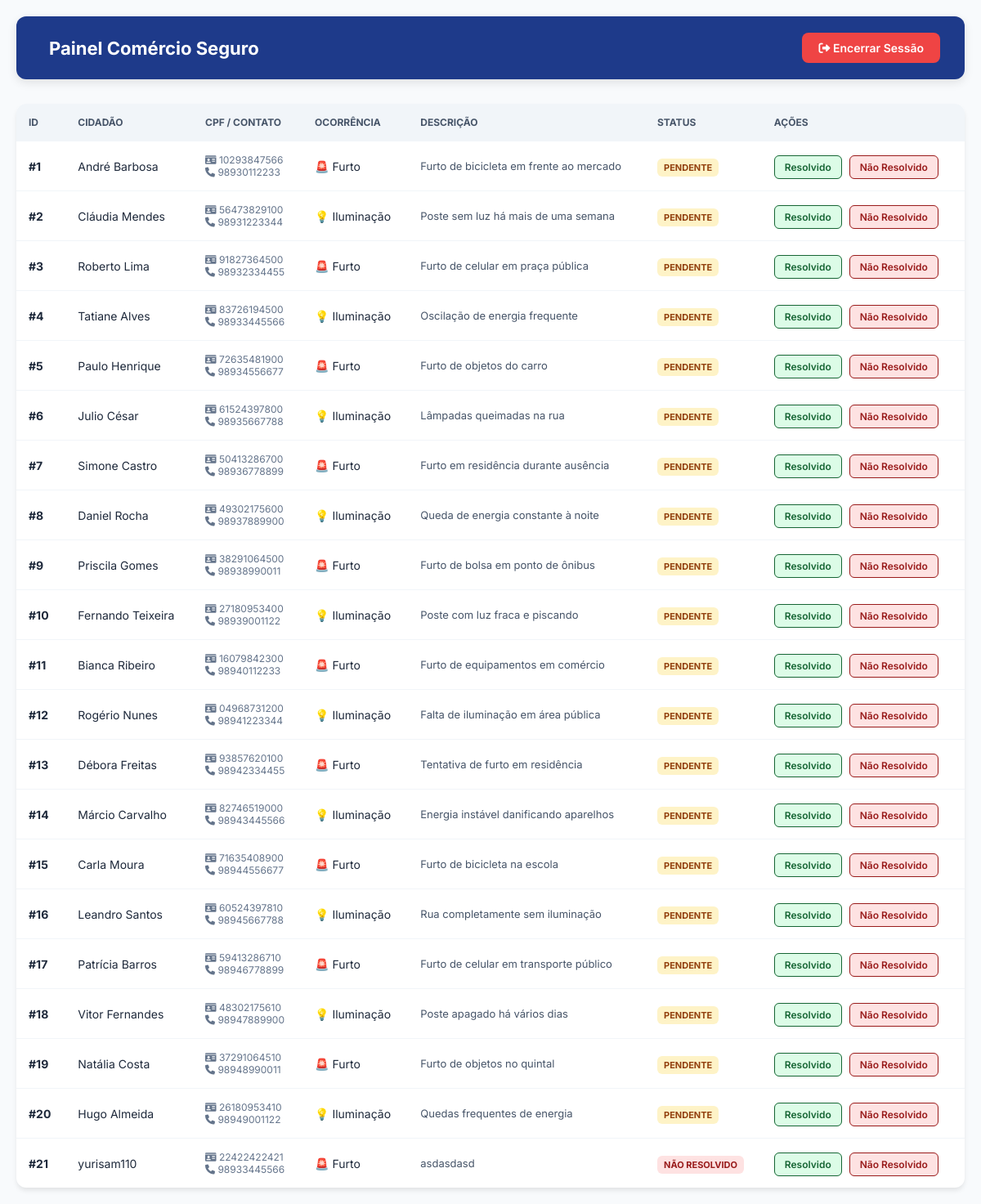
The app's page /dashboard.php (signed in) with its own data.
### tables this page shows
CREATE TABLE `cidadao` (
  `id` int NOT NULL AUTO_INCREMENT,
  `nome` varchar(45) NOT NULL,
  `cpf` varchar(11) NOT NULL,
  `contato` varchar(11) NOT NULL,
  `problema` enum('F','L') DEFAULT NULL,
  `descricao` text,
  `status` enum('Pendente','Resolvido','Não Resolvido') DEFAULT 'Pendente',
  PRIMARY KEY (`id`),
  UNIQUE KEY `cpf` (`cpf`)
);

### dashboard.php (the view, shortened to what this page needs)
<?php
require 'db.php';
?>
<?php
$stmt = $pdo->query("SELECT * FROM cidadao ORDER BY id ASC");
$registros = $stmt->fetchAll(PDO::FETCH_ASSOC);
?>
<!DOCTYPE html>
<html lang="pt-BR">
<head>
    <link rel="stylesheet" href="https://cdnjs.cloudflare.com/ajax/libs/font-awesome/6.0.0/css/all.min.css">
</head>
<body>
<div class="header">
    <h1><i class="fas fa-shield-halved"></i> Painel Comércio Seguro</h1>
    <a href="logout.php" class="btn-sair"><i class="fas fa-right-from-bracket"></i> Encerrar Sessão</a>
</div>
<div class="table-container">
    <table>
        <thead>
            <tr>
                <th>ID</th>
                <th>Cidadão</th>
                <th>CPF / Contato</th>
                <th>Ocorrência</th>
                <th>Descrição</th>
                <th>Status</th>
                <th>Ações</th>
            </tr>
        </thead>
        <tbody>
            <?php foreach ($registros as $row): ?>
            <tr>
                <td><strong>#<?= $row['id'] ?></strong></td>
                <td><?= htmlspecialchars($row['nome']) ?></td>
                <td style="font-size: 12px; color: #64748b;">
                    <i class="fas fa-id-card"></i> <?= htmlspecialchars($row['cpf']) ?><br>
                    <i class="fas fa-phone"></i> <?= htmlspecialchars($row['contato']) ?>
                </td>
                <td>
                    <?php
                        if($row['problema'] == 'F') echo '🚨 Furto';
                        elseif($row['problema'] == 'L') echo '💡 Iluminação';
                        elseif($row['problema'] == 'O') echo '⚠️ Outros';
                        else echo '❓ Indefinido';
                    ?>
                </td>
                <td style="max-width: 300px; color: #475569; font-size: 13px;"><?= nl2br(htmlspecialchars($row['descricao'])) ?></td>
                <td>
                    <?php
                        $class = $row['status'] == 'Resolvido' ? 'status-resolvido' : ($row['status'] == 'Não Resolvido' ? 'status-erro' : 'status-pendente');
                    ?>
                    <span class="badge <?= $class ?>"><?= $row['status'] ?></span>
                </td>
                <td>
                    <a href="atualizar_status.php?id=<?= $row['id'] ?>&status=Resolvido" class="btn-acao res">Resolvido</a>
                    <a href="atualizar_status.php?id=<?= $row['id'] ?>&status=Não Resolvido" class="btn-acao n-res">Não Resolvido</a>
                </td>
            </tr>
            <?php endforeach; ?>
        </tbody>
    </table>
</div>
</body>
</html>

### dashboard.php (style rules this page uses)
body { font-family: 'Inter', sans-serif; background: #f8fafc; margin: 0; padding: 20px; color: #1e293b; }
.header { display: flex; justify-content: space-between; align-items: center; background: #1e3a8a; color: white; padding: 20px 30px; border-radius: 12px; margin-bottom: 30px; box-shadow: 0 4px 12px rgba(0,0,0,0.1); }
.header h1 { margin: 0; font-size: 22px; display: flex; align-items: center; gap: 10px; }
.btn-sair { background: #ef4444; color: white; text-decoration: none; padding: 10px 20px; border-radius: 8px; font-weight: 600; font-size: 14px; transition: 0.3s; }
.table-container { background: white; border-radius: 12px; overflow: hidden; box-shadow: 0 4px 6px -1px rgba(0,0,0,0.1); }
table { width: 100%; border-collapse: collapse; }
th { background: #f1f5f9; color: #475569; font-weight: 700; text-transform: uppercase; font-size: 12px; padding: 15px; text-align: left; }
td { padding: 15px; border-top: 1px solid #f1f5f9; font-size: 14px; }
.badge { padding: 4px 8px; border-radius: 6px; font-size: 11px; font-weight: 700; text-transform: uppercase; }
.status-pendente { background: #fef3c7; color: #92400e; }
.status-erro { background: #fee2e2; color: #991b1b; }
.btn-acao { text-decoration: none; font-size: 12px; font-weight: 600; padding: 6px 12px; border-radius: 6px; transition: 0.2s; margin-right: 5px; }
.res { background: #dcfce7; color: #166534; border: 1px solid #166534; }
.n-res { background: #fee2e2; color: #991b1b; border: 1px solid #991b1b; }

### records on screen
cidadao: id "1", nome "André Barbosa", cpf "10293847566", contato "98930112233", problema "🚨 Furto", descricao "Furto de bicicleta em frente ao mercado", status "PENDENTE"
cidadao: id "2", nome "Cláudia Mendes", cpf "56473829100", contato "98931223344", problema "💡 Iluminação", descricao "Poste sem luz há mais de uma semana", status "PENDENTE"
cidadao: id "3", nome "Roberto Lima", cpf "91827364500", contato "98932334455", problema "🚨 Furto", descricao "Furto de celular em praça pública", status "PENDENTE"
cidadao: id "4", nome "Tatiane Alves", cpf "83726194500", contato "98933445566", problema "💡 Iluminação", descricao "Oscilação de energia frequente", status "PENDENTE"
cidadao: id "5", nome "Paulo Henrique", cpf "72635481900", contato "98934556677", problema "🚨 Furto", descricao "Furto de objetos do carro", status "PENDENTE"
cidadao: id "6", nome "Julio César", cpf "61524397800", contato "98935667788", problema "💡 Iluminação", descricao "Lâmpadas queimadas na rua", status "PENDENTE"
cidadao: id "7", nome "Simone Castro", cpf "50413286700", contato "98936778899", problema "🚨 Furto", descricao "Furto em residência durante ausência", status "PENDENTE"
cidadao: id "8", nome "Daniel Rocha", cpf "49302175600", contato "98937889900", problema "💡 Iluminação", descricao "Queda de energia constante à noite", status "PENDENTE"
cidadao: id "9", nome "Priscila Gomes", cpf "38291064500", contato "98938990011", problema "🚨 Furto", descricao "Furto de bolsa em ponto de ônibus", status "PENDENTE"
cidadao: id "10", nome "Fernando Teixeira", cpf "27180953400", contato "98939001122", problema "💡 Iluminação", descricao "Poste com luz fraca e piscando", status "PENDENTE"
cidadao: id "11", nome "Bianca Ribeiro", cpf "16079842300", contato "98940112233", problema "🚨 Furto", descricao "Furto de equipamentos em comércio", status "PENDENTE"
cidadao: id "12", nome "Rogério Nunes", cpf "04968731200", contato "98941223344", problema "💡 Iluminação", descricao "Falta de iluminação em área pública", status "PENDENTE"
cidadao: id "13", nome "Débora Freitas", cpf "93857620100", contato "98942334455", problema "🚨 Furto", descricao "Tentativa de furto em residência", status "PENDENTE"
cidadao: id "14", nome "Márcio Carvalho", cpf "82746519000", contato "98943445566", problema "💡 Iluminação", descricao "Energia instável danificando aparelhos", status "PENDENTE"
cidadao: id "15", nome "Carla Moura", cpf "71635408900", contato "98944556677", problema "🚨 Furto", descricao "Furto de bicicleta na escola", status "PENDENTE"
cidadao: id "16", nome "Leandro Santos", cpf "60524397810", contato "98945667788", problema "💡 Iluminação", descricao "Rua completamente sem iluminação", status "PENDENTE"
cidadao: id "17", nome "Patrícia Barros", cpf "59413286710", contato "98946778899", problema "🚨 Furto", descricao "Furto de celular em transporte público", status "PENDENTE"
cidadao: id "18", nome "Vitor Fernandes", cpf "48302175610", contato "98947889900", problema "💡 Iluminação", descricao "Poste apagado há vários dias", status "PENDENTE"
cidadao: id "19", nome "Natália Costa", cpf "37291064510", contato "98948990011", problema "🚨 Furto", descricao "Furto de objetos no quintal", status "PENDENTE"
cidadao: id "20", nome "Hugo Almeida", cpf "26180953410", contato "98949001122", problema "💡 Iluminação", descricao "Quedas frequentes de energia", status "PENDENTE"
cidadao: id "21", nome "yurisam110", cpf "22422422421", contato "98933445566", problema "🚨 Furto", descricao "asdasdasd", status "NÃO RESOLVIDO"
